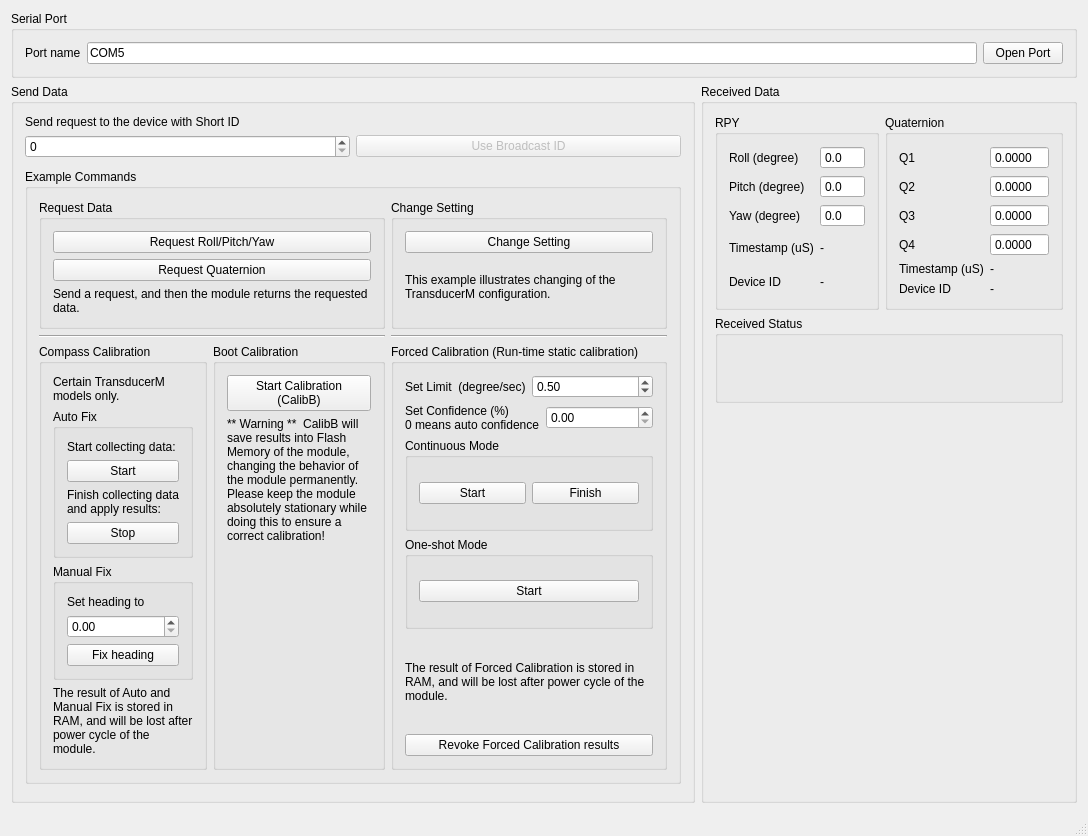
<?xml version="1.0" encoding="UTF-8"?>
<ui version="4.0">
 <class>HelloMotionModule</class>
 <widget class="QMainWindow" name="HelloMotionModule">
  <property name="geometry">
   <rect>
    <x>0</x>
    <y>0</y>
    <width>1088</width>
    <height>792</height>
   </rect>
  </property>
  <property name="windowTitle">
   <string>HelloMotionModule FULL VERSION (With EasyProfile V1.2.9 R1)</string>
  </property>
  <widget class="QWidget" name="centralWidget">
   <layout class="QGridLayout" name="gridLayout_2">
    <item row="1" column="0">
     <widget class="QGroupBox" name="groupBox">
      <property name="sizePolicy">
       <sizepolicy hsizetype="Preferred" vsizetype="MinimumExpanding">
        <horstretch>0</horstretch>
        <verstretch>0</verstretch>
       </sizepolicy>
      </property>
      <property name="title">
       <string>Send Data</string>
      </property>
      <layout class="QGridLayout" name="gridLayout_3">
       <item row="2" column="0">
        <widget class="QSpinBox" name="spinBox_TX_Request_ShortId">
         <property name="minimum">
          <number>0</number>
         </property>
         <property name="maximum">
          <number>2047</number>
         </property>
        </widget>
       </item>
       <item row="2" column="1">
        <widget class="QPushButton" name="pushButton_UseBroadcastId">
         <property name="enabled">
          <bool>false</bool>
         </property>
         <property name="text">
          <string>Use Broadcast ID</string>
         </property>
        </widget>
       </item>
       <item row="1" column="0">
        <widget class="QLabel" name="label_2">
         <property name="text">
          <string>Send request to the device with Short ID</string>
         </property>
        </widget>
       </item>
       <item row="6" column="0">
        <spacer name="verticalSpacer">
         <property name="orientation">
          <enum>Qt::Vertical</enum>
         </property>
         <property name="sizeHint" stdset="0">
          <size>
           <width>20</width>
           <height>40</height>
          </size>
         </property>
        </spacer>
       </item>
       <item row="5" column="0" colspan="2">
        <widget class="QGroupBox" name="groupBox_Example">
         <property name="title">
          <string>Example Commands</string>
         </property>
         <layout class="QGridLayout" name="gridLayout_7">
          <item row="3" column="0">
           <widget class="QGroupBox" name="groupBox_12">
            <property name="title">
             <string>Compass Calibration</string>
            </property>
            <layout class="QGridLayout" name="gridLayout_12">
             <item row="2" column="0">
              <widget class="QGroupBox" name="groupBox_14">
               <property name="title">
                <string>Manual Fix</string>
               </property>
               <layout class="QGridLayout" name="gridLayout_14">
                <item row="1" column="0">
                 <widget class="QDoubleSpinBox" name="doubleSpinBox_TX_CalibCompass_ManualFix_Value">
                  <property name="maximum">
                   <double>360.000000000000000</double>
                  </property>
                 </widget>
                </item>
                <item row="2" column="0">
                 <widget class="QPushButton" name="pushButton_TX_CalibCompass_ManualFix">
                  <property name="text">
                   <string>Fix heading</string>
                  </property>
                 </widget>
                </item>
                <item row="0" column="0">
                 <widget class="QLabel" name="label_20">
                  <property name="text">
                   <string>Set heading to</string>
                  </property>
                 </widget>
                </item>
               </layout>
              </widget>
             </item>
             <item row="1" column="0">
              <widget class="QGroupBox" name="groupBox_13">
               <property name="title">
                <string>Auto Fix</string>
               </property>
               <layout class="QGridLayout" name="gridLayout_13">
                <item row="3" column="0">
                 <widget class="QPushButton" name="pushButton_TX_CalibCompass_AutoFix_Stop">
                  <property name="text">
                   <string>Stop</string>
                  </property>
                 </widget>
                </item>
                <item row="1" column="0">
                 <widget class="QPushButton" name="pushButton_TX_CalibCompass_AutoFix_Start">
                  <property name="text">
                   <string>Start</string>
                  </property>
                 </widget>
                </item>
                <item row="0" column="0">
                 <widget class="QLabel" name="label_21">
                  <property name="text">
                   <string>Start collecting data:</string>
                  </property>
                 </widget>
                </item>
                <item row="2" column="0">
                 <widget class="QLabel" name="label_22">
                  <property name="text">
                   <string>Finish collecting data
and apply results:</string>
                  </property>
                 </widget>
                </item>
               </layout>
              </widget>
             </item>
             <item row="3" column="0">
              <widget class="QLabel" name="label_23">
               <property name="text">
                <string>The result of Auto and Manual Fix is stored in RAM, and will be lost after power cycle of the module.</string>
               </property>
               <property name="wordWrap">
                <bool>true</bool>
               </property>
              </widget>
             </item>
             <item row="0" column="0">
              <widget class="QLabel" name="label_24">
               <property name="text">
                <string>Certain TransducerM models only.</string>
               </property>
               <property name="wordWrap">
                <bool>true</bool>
               </property>
              </widget>
             </item>
            </layout>
           </widget>
          </item>
          <item row="3" column="2" colspan="2">
           <widget class="QGroupBox" name="groupBox_8">
            <property name="title">
             <string>Forced Calibration (Run-time static calibration)</string>
            </property>
            <layout class="QVBoxLayout" name="verticalLayout">
             <item>
              <layout class="QHBoxLayout" name="horizontalLayout">
               <item>
                <widget class="QLabel" name="label_17">
                 <property name="text">
                  <string>Set Limit  (degree/sec)</string>
                 </property>
                </widget>
               </item>
               <item>
                <widget class="QDoubleSpinBox" name="doubleSpinBox_TX_CalibForce_Limits">
                 <property name="minimum">
                  <double>0.050000000000000</double>
                 </property>
                 <property name="maximum">
                  <double>5.000000000000000</double>
                 </property>
                 <property name="singleStep">
                  <double>0.100000000000000</double>
                 </property>
                 <property name="value">
                  <double>0.500000000000000</double>
                 </property>
                </widget>
               </item>
              </layout>
             </item>
             <item>
              <layout class="QHBoxLayout" name="horizontalLayout_3">
               <item>
                <widget class="QLabel" name="label_19">
                 <property name="text">
                  <string>Set Confidence (%)
0 means auto confidence</string>
                 </property>
                </widget>
               </item>
               <item>
                <widget class="QDoubleSpinBox" name="doubleSpinBox_TX_CalibForce_Confidence">
                 <property name="maximum">
                  <double>100.000000000000000</double>
                 </property>
                </widget>
               </item>
              </layout>
             </item>
             <item>
              <widget class="QGroupBox" name="groupBox_6">
               <property name="title">
                <string>Continuous Mode</string>
               </property>
               <layout class="QHBoxLayout" name="horizontalLayout_2">
                <item>
                 <widget class="QPushButton" name="pushButton_TX_CalibForce_Continuous">
                  <property name="text">
                   <string>Start</string>
                  </property>
                 </widget>
                </item>
                <item>
                 <widget class="QPushButton" name="pushButton_TX_CalibForce_Finish">
                  <property name="text">
                   <string>Finish</string>
                  </property>
                 </widget>
                </item>
               </layout>
              </widget>
             </item>
             <item>
              <widget class="QGroupBox" name="groupBox_7">
               <property name="title">
                <string>One-shot Mode</string>
               </property>
               <layout class="QGridLayout" name="gridLayout_9">
                <item row="0" column="0">
                 <widget class="QPushButton" name="pushButton_TX_CalibForce">
                  <property name="text">
                   <string>Start</string>
                  </property>
                 </widget>
                </item>
               </layout>
              </widget>
             </item>
             <item>
              <widget class="QLabel" name="label_15">
               <property name="text">
                <string>The result of Forced Calibration is stored in RAM, and will be lost after power cycle of the module.</string>
               </property>
               <property name="wordWrap">
                <bool>true</bool>
               </property>
              </widget>
             </item>
             <item>
              <widget class="QPushButton" name="pushButton_TX_CalibForce_Reset">
               <property name="text">
                <string>Revoke Forced Calibration results</string>
               </property>
              </widget>
             </item>
            </layout>
            <zorder></zorder>
            <zorder>groupBox_6</zorder>
            <zorder>groupBox_7</zorder>
            <zorder>label_15</zorder>
            <zorder>pushButton_TX_CalibForce_Reset</zorder>
           </widget>
          </item>
          <item row="3" column="1">
           <widget class="QGroupBox" name="groupBox_10">
            <property name="title">
             <string>Boot Calibration</string>
            </property>
            <layout class="QVBoxLayout" name="verticalLayout_2">
             <item>
              <widget class="QPushButton" name="pushButton_TX_CalibB">
               <property name="text">
                <string>Start Calibration
(CalibB)</string>
               </property>
              </widget>
             </item>
             <item>
              <widget class="QLabel" name="label_14">
               <property name="text">
                <string>** Warning **  CalibB will save results into Flash Memory of the module, changing the behavior of the module permanently. Please keep the module absolutely stationary while doing this to ensure a correct calibration!</string>
               </property>
               <property name="wordWrap">
                <bool>true</bool>
               </property>
              </widget>
             </item>
             <item>
              <spacer name="verticalSpacer_3">
               <property name="orientation">
                <enum>Qt::Vertical</enum>
               </property>
               <property name="sizeHint" stdset="0">
                <size>
                 <width>20</width>
                 <height>40</height>
                </size>
               </property>
              </spacer>
             </item>
            </layout>
           </widget>
          </item>
          <item row="0" column="0" colspan="2">
           <widget class="QGroupBox" name="groupBox_9">
            <property name="title">
             <string>Request Data</string>
            </property>
            <layout class="QGridLayout" name="gridLayout_10">
             <item row="0" column="0">
              <widget class="QPushButton" name="pushButton_TX_Request_RPY">
               <property name="text">
                <string>Request Roll/Pitch/Yaw</string>
               </property>
              </widget>
             </item>
             <item row="1" column="0">
              <widget class="QPushButton" name="pushButton_TX_Request_Quaternion">
               <property name="text">
                <string>Request Quaternion</string>
               </property>
              </widget>
             </item>
             <item row="2" column="0">
              <widget class="QLabel" name="label_16">
               <property name="text">
                <string>Send a request, and then the module returns the requested data.</string>
               </property>
               <property name="wordWrap">
                <bool>true</bool>
               </property>
              </widget>
             </item>
            </layout>
           </widget>
          </item>
          <item row="2" column="0" colspan="2">
           <widget class="Line" name="line">
            <property name="orientation">
             <enum>Qt::Horizontal</enum>
            </property>
           </widget>
          </item>
          <item row="0" column="2" colspan="2">
           <widget class="QGroupBox" name="groupBox_11">
            <property name="title">
             <string>Change Setting</string>
            </property>
            <layout class="QGridLayout" name="gridLayout_11">
             <item row="0" column="0">
              <widget class="QPushButton" name="pushButton_TX_RX_ChangeSetting">
               <property name="text">
                <string>Change Setting</string>
               </property>
              </widget>
             </item>
             <item row="1" column="0">
              <widget class="QLabel" name="label_18">
               <property name="text">
                <string>This example illustrates changing of the TransducerM configuration.</string>
               </property>
               <property name="wordWrap">
                <bool>true</bool>
               </property>
              </widget>
             </item>
            </layout>
           </widget>
          </item>
          <item row="2" column="2" colspan="2">
           <widget class="Line" name="line_3">
            <property name="orientation">
             <enum>Qt::Horizontal</enum>
            </property>
           </widget>
          </item>
         </layout>
        </widget>
       </item>
       <item row="3" column="0" colspan="2">
        <spacer name="verticalSpacer_4">
         <property name="orientation">
          <enum>Qt::Vertical</enum>
         </property>
         <property name="sizeHint" stdset="0">
          <size>
           <width>20</width>
           <height>40</height>
          </size>
         </property>
        </spacer>
       </item>
      </layout>
     </widget>
    </item>
    <item row="1" column="1">
     <widget class="QGroupBox" name="groupBox_2">
      <property name="sizePolicy">
       <sizepolicy hsizetype="Preferred" vsizetype="MinimumExpanding">
        <horstretch>0</horstretch>
        <verstretch>0</verstretch>
       </sizepolicy>
      </property>
      <property name="title">
       <string>Received Data</string>
      </property>
      <layout class="QGridLayout" name="gridLayout_6">
       <item row="0" column="1">
        <widget class="QGroupBox" name="groupBox_4">
         <property name="title">
          <string>Quaternion</string>
         </property>
         <layout class="QGridLayout" name="gridLayout_5">
          <item row="3" column="1">
           <widget class="QDoubleSpinBox" name="doubleSpinBox_RX_Q4">
            <property name="readOnly">
             <bool>true</bool>
            </property>
            <property name="buttonSymbols">
             <enum>QAbstractSpinBox::NoButtons</enum>
            </property>
            <property name="decimals">
             <number>4</number>
            </property>
            <property name="minimum">
             <double>-99.000000000000000</double>
            </property>
           </widget>
          </item>
          <item row="0" column="1">
           <widget class="QDoubleSpinBox" name="doubleSpinBox_RX_Q1">
            <property name="readOnly">
             <bool>true</bool>
            </property>
            <property name="buttonSymbols">
             <enum>QAbstractSpinBox::NoButtons</enum>
            </property>
            <property name="decimals">
             <number>4</number>
            </property>
            <property name="minimum">
             <double>-99.000000000000000</double>
            </property>
            <property name="maximum">
             <double>99.000000000000000</double>
            </property>
           </widget>
          </item>
          <item row="0" column="0">
           <widget class="QLabel" name="label_3">
            <property name="text">
             <string>Q1</string>
            </property>
           </widget>
          </item>
          <item row="2" column="1">
           <widget class="QDoubleSpinBox" name="doubleSpinBox_RX_Q3">
            <property name="readOnly">
             <bool>true</bool>
            </property>
            <property name="buttonSymbols">
             <enum>QAbstractSpinBox::NoButtons</enum>
            </property>
            <property name="decimals">
             <number>4</number>
            </property>
            <property name="minimum">
             <double>-99.000000000000000</double>
            </property>
           </widget>
          </item>
          <item row="1" column="1">
           <widget class="QDoubleSpinBox" name="doubleSpinBox_RX_Q2">
            <property name="readOnly">
             <bool>true</bool>
            </property>
            <property name="buttonSymbols">
             <enum>QAbstractSpinBox::NoButtons</enum>
            </property>
            <property name="decimals">
             <number>4</number>
            </property>
            <property name="minimum">
             <double>-99.000000000000000</double>
            </property>
           </widget>
          </item>
          <item row="3" column="0">
           <widget class="QLabel" name="label_10">
            <property name="text">
             <string>Q4</string>
            </property>
           </widget>
          </item>
          <item row="1" column="0">
           <widget class="QLabel" name="label_8">
            <property name="text">
             <string>Q2</string>
            </property>
           </widget>
          </item>
          <item row="4" column="0">
           <widget class="QLabel" name="label_11">
            <property name="text">
             <string>Timestamp (uS)</string>
            </property>
           </widget>
          </item>
          <item row="2" column="0">
           <widget class="QLabel" name="label_9">
            <property name="text">
             <string>Q3</string>
            </property>
           </widget>
          </item>
          <item row="4" column="1">
           <widget class="QLabel" name="label_RX_Q_TimeStamp">
            <property name="text">
             <string>-</string>
            </property>
           </widget>
          </item>
          <item row="5" column="0">
           <widget class="QLabel" name="label_13">
            <property name="text">
             <string>Device ID</string>
            </property>
           </widget>
          </item>
          <item row="5" column="1">
           <widget class="QLabel" name="label_RX_Q_ID">
            <property name="text">
             <string>-</string>
            </property>
           </widget>
          </item>
         </layout>
        </widget>
       </item>
       <item row="2" column="0" colspan="2">
        <widget class="QGroupBox" name="groupBox_5">
         <property name="title">
          <string>Received Status</string>
         </property>
         <layout class="QGridLayout" name="gridLayout_8">
          <item row="0" column="0">
           <widget class="QLabel" name="label_RX_Calib_Status">
            <property name="font">
             <font>
              <pointsize>12</pointsize>
              <weight>75</weight>
              <bold>true</bold>
             </font>
            </property>
            <property name="text">
             <string/>
            </property>
           </widget>
          </item>
          <item row="1" column="0">
           <widget class="QLabel" name="label_RX_Setting_Status">
            <property name="font">
             <font>
              <pointsize>12</pointsize>
             </font>
            </property>
            <property name="text">
             <string/>
            </property>
            <property name="wordWrap">
             <bool>true</bool>
            </property>
           </widget>
          </item>
         </layout>
        </widget>
       </item>
       <item row="0" column="0">
        <widget class="QGroupBox" name="groupBox_3">
         <property name="title">
          <string>RPY</string>
         </property>
         <layout class="QGridLayout" name="gridLayout_4">
          <item row="1" column="1">
           <widget class="QDoubleSpinBox" name="doubleSpinBox_RX_Pitch">
            <property name="readOnly">
             <bool>true</bool>
            </property>
            <property name="buttonSymbols">
             <enum>QAbstractSpinBox::NoButtons</enum>
            </property>
            <property name="decimals">
             <number>1</number>
            </property>
            <property name="minimum">
             <double>-720.000000000000000</double>
            </property>
            <property name="maximum">
             <double>720.000000000000000</double>
            </property>
           </widget>
          </item>
          <item row="0" column="1">
           <widget class="QDoubleSpinBox" name="doubleSpinBox_RX_Roll">
            <property name="readOnly">
             <bool>true</bool>
            </property>
            <property name="buttonSymbols">
             <enum>QAbstractSpinBox::NoButtons</enum>
            </property>
            <property name="decimals">
             <number>1</number>
            </property>
            <property name="minimum">
             <double>-720.000000000000000</double>
            </property>
            <property name="maximum">
             <double>720.000000000000000</double>
            </property>
           </widget>
          </item>
          <item row="0" column="0">
           <widget class="QLabel" name="label_4">
            <property name="text">
             <string>Roll (degree)</string>
            </property>
           </widget>
          </item>
          <item row="1" column="0">
           <widget class="QLabel" name="label_5">
            <property name="text">
             <string>Pitch (degree)</string>
            </property>
           </widget>
          </item>
          <item row="2" column="0">
           <widget class="QLabel" name="label_6">
            <property name="text">
             <string>Yaw (degree)</string>
            </property>
           </widget>
          </item>
          <item row="3" column="1">
           <widget class="QLabel" name="label_RX_RPY_TimeStamp">
            <property name="text">
             <string>-</string>
            </property>
           </widget>
          </item>
          <item row="2" column="1">
           <widget class="QDoubleSpinBox" name="doubleSpinBox_RX_Yaw">
            <property name="readOnly">
             <bool>true</bool>
            </property>
            <property name="buttonSymbols">
             <enum>QAbstractSpinBox::NoButtons</enum>
            </property>
            <property name="decimals">
             <number>1</number>
            </property>
            <property name="minimum">
             <double>-720.000000000000000</double>
            </property>
            <property name="maximum">
             <double>720.000000000000000</double>
            </property>
           </widget>
          </item>
          <item row="3" column="0">
           <widget class="QLabel" name="label_7">
            <property name="text">
             <string>Timestamp (uS)</string>
            </property>
           </widget>
          </item>
          <item row="4" column="0">
           <widget class="QLabel" name="label_12">
            <property name="text">
             <string>Device ID</string>
            </property>
           </widget>
          </item>
          <item row="4" column="1">
           <widget class="QLabel" name="label_RX_RPY_ID">
            <property name="text">
             <string>-</string>
            </property>
           </widget>
          </item>
         </layout>
        </widget>
       </item>
       <item row="3" column="0" colspan="2">
        <spacer name="verticalSpacer_2">
         <property name="orientation">
          <enum>Qt::Vertical</enum>
         </property>
         <property name="sizeHint" stdset="0">
          <size>
           <width>20</width>
           <height>40</height>
          </size>
         </property>
        </spacer>
       </item>
      </layout>
     </widget>
    </item>
    <item row="0" column="0" colspan="2">
     <widget class="QGroupBox" name="groupBox_SerialPort">
      <property name="sizePolicy">
       <sizepolicy hsizetype="Preferred" vsizetype="Minimum">
        <horstretch>0</horstretch>
        <verstretch>0</verstretch>
       </sizepolicy>
      </property>
      <property name="title">
       <string>Serial Port</string>
      </property>
      <layout class="QGridLayout" name="gridLayout">
       <item row="0" column="0">
        <widget class="QLabel" name="label">
         <property name="text">
          <string>Port name</string>
         </property>
        </widget>
       </item>
       <item row="0" column="1">
        <widget class="QLineEdit" name="lineEdit_Serialport_Name">
         <property name="text">
          <string>COM5</string>
         </property>
        </widget>
       </item>
       <item row="0" column="2">
        <widget class="QPushButton" name="pushButton_Serialport_Open">
         <property name="text">
          <string>Open Port</string>
         </property>
        </widget>
       </item>
      </layout>
     </widget>
    </item>
   </layout>
  </widget>
  <widget class="QStatusBar" name="statusBar"/>
 </widget>
 <layoutdefault spacing="6" margin="11"/>
 <resources/>
 <connections/>
</ui>
